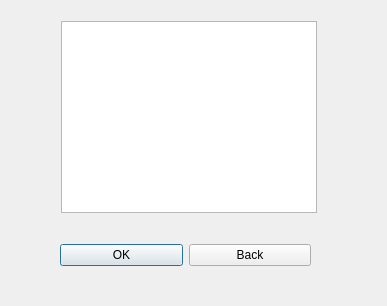
<?xml version="1.0" encoding="UTF-8"?>
<ui version="4.0">
 <class>myDialog</class>
 <widget class="QDialog" name="myDialog">
  <property name="geometry">
   <rect>
    <x>0</x>
    <y>0</y>
    <width>387</width>
    <height>306</height>
   </rect>
  </property>
  <property name="windowTitle">
   <string>Dialog</string>
  </property>
  <widget class="QListWidget" name="listWidget">
   <property name="geometry">
    <rect>
     <x>61</x>
     <y>21</y>
     <width>256</width>
     <height>192</height>
    </rect>
   </property>
  </widget>
  <widget class="QWidget" name="">
   <property name="geometry">
    <rect>
     <x>60</x>
     <y>220</y>
     <width>251</width>
     <height>71</height>
    </rect>
   </property>
   <layout class="QHBoxLayout" name="horizontalLayout">
    <item>
     <widget class="QPushButton" name="pushButton">
      <property name="text">
       <string>OK</string>
      </property>
     </widget>
    </item>
    <item>
     <widget class="QPushButton" name="pushButton_back">
      <property name="text">
       <string>Back</string>
      </property>
     </widget>
    </item>
   </layout>
  </widget>
 </widget>
 <resources/>
 <connections/>
</ui>
